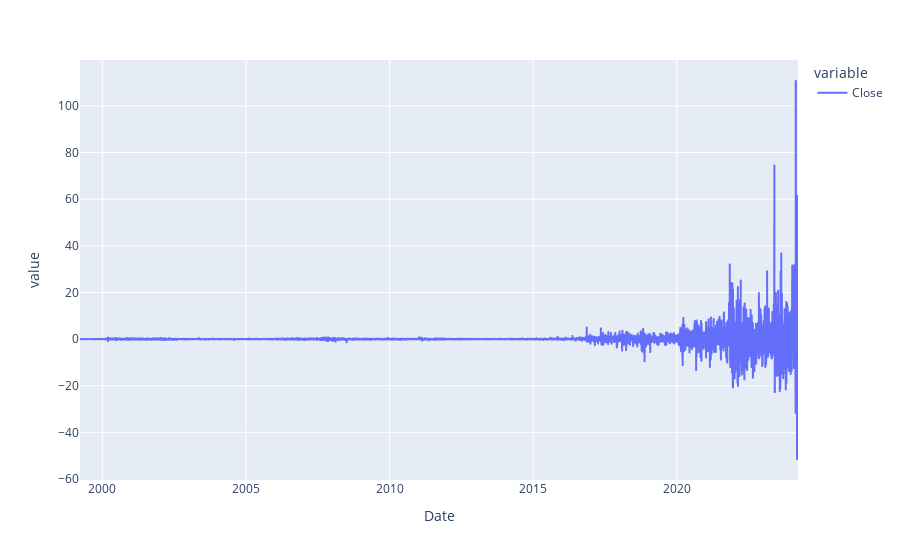

Here is the notebook cell this chart was saved with:
### Code cell
df_diff.plot()

### Figure 1 — Plotly figure (JSON) as saved in the notebook; plotly's stock layout.template omitted (floating-point values rounded to 4 significant figures; data arrays with more than 128 entries replaced by an {"elided": "..."} marker saying what was removed)
{"data": [{"hovertemplate": "variable=Close<br>Date=%{x}<br>value=%{y}<extra></extra>", "legendgroup": "Close", "line": {"color": "#636efa", "dash": "solid"}, "marker": {"symbol": "circle"}, "mode": "lines", "name": "Close", "showlegend": true, "type": "scattergl", "x": {"elided": "6291 str values"}, "xaxis": "x", "y": {"elided": "6291 float values"}, "yaxis": "y"}], "layout": {"autosize": true, "legend": {"title": {"text": "variable"}, "tracegroupgap": 0}, "margin": {"t": 60}, "xaxis": {"anchor": "y", "autorange": true, "domain": [0, 1], "range": ["1999-03-23", "2024-03-21"], "title": {"text": "Date"}, "type": "date"}, "yaxis": {"anchor": "x", "autorange": true, "domain": [0, 1], "range": [-60.41, 119.7], "title": {"text": "value"}, "type": "linear"}}}
